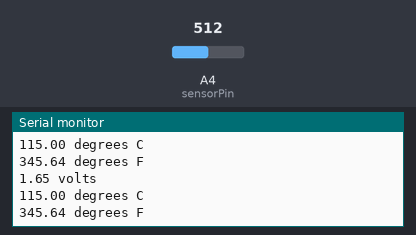
Simulated run of this sketch. Board: Arduino Uno, built with avr-gcc and run on an emulated ATmega328P. On the bench: the last lines printed to the serial monitor. Inputs (shaded band) come from the test bench; at power-on: A4 (sensorPin) = 512.

Above: at 2.8 s.
2.9 s: A4 (sensorPin) set to 716
At 5.2 s:
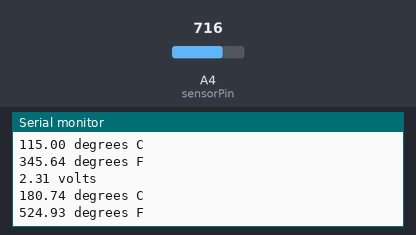
5.6 s: A4 (sensorPin) set to 900
At 7.0 s:
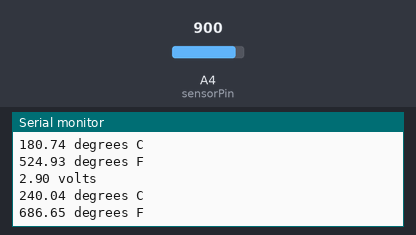
Timing chart, 0 to 8.6 s (numbered marks = the images above; inputs shaded):
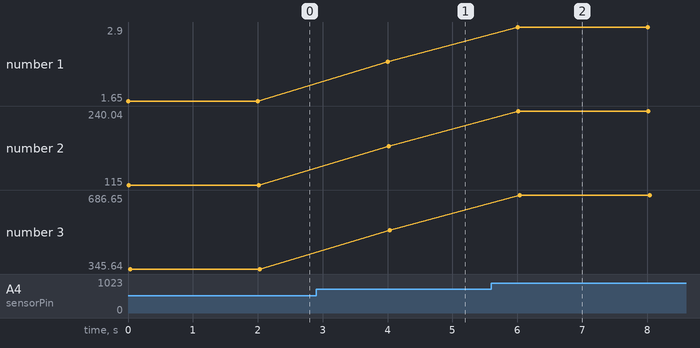

Measured:
- after the input at 2.9 s, the serial monitor: prints a new line after 1.1 s (image 1)
- after the input at 5.6 s, the serial monitor: prints a new line after 0.41 s (image 2)
- plotted number 1: 1.65 → 2.31 after the input at 2.9 s, 2.31 → 2.9 after the input at 5.6 s
- plotted number 2: 115 → 180.74 after the input at 2.9 s, 180.74 → 240.04 after the input at 5.6 s
- plotted number 3: 345.64 → 524.93 after the input at 2.9 s, 524.93 → 686.65 after the input at 5.6 s

The sketch:

temp.ino
```cpp
int sensorPin = A4;     /*define sensonPin as variable with value of analog pin 4
                          the resolution is 10 mV / degree centigrade with a
                          500 mV offset to allow for negative temperatures*/

float bVolt = 3.3;

void setup()
{
  // initialize serial monitor
  Serial.begin(9600);
}

void loop()
{
  // define reading as the output from the analog pin previously established as sensorPin
  int reading = analogRead(sensorPin);

  // define variable for setting delay time
  int delayPeriod = 500;

  // Define voltage variable as the earlier defined reading variable times 3.3. Float means decimal number.
  float voltage = reading * bVolt;

  voltage /= 1024.0;

  //print the result of previous volatge equation
  Serial.print(voltage);
  //Label the result as having volts for units
  Serial.println(" volts");

  // now print out the temperature
  float temperatureC = (voltage - 0.5) * 100 ;  //converting from 10 mv per degree wit 500 mV offset
                                               //to degrees ((voltage - 500mV) times 100)
  Serial.print(temperatureC); Serial.println(" degrees C");

  // now convert to Fahrenheit
  float temperatureF = (temperatureC * 9.0 / bVolt) + 32.0;
  Serial.print(temperatureF); Serial.println(" degrees F");

   delay(2000);                                     //waiting a second
}
```
